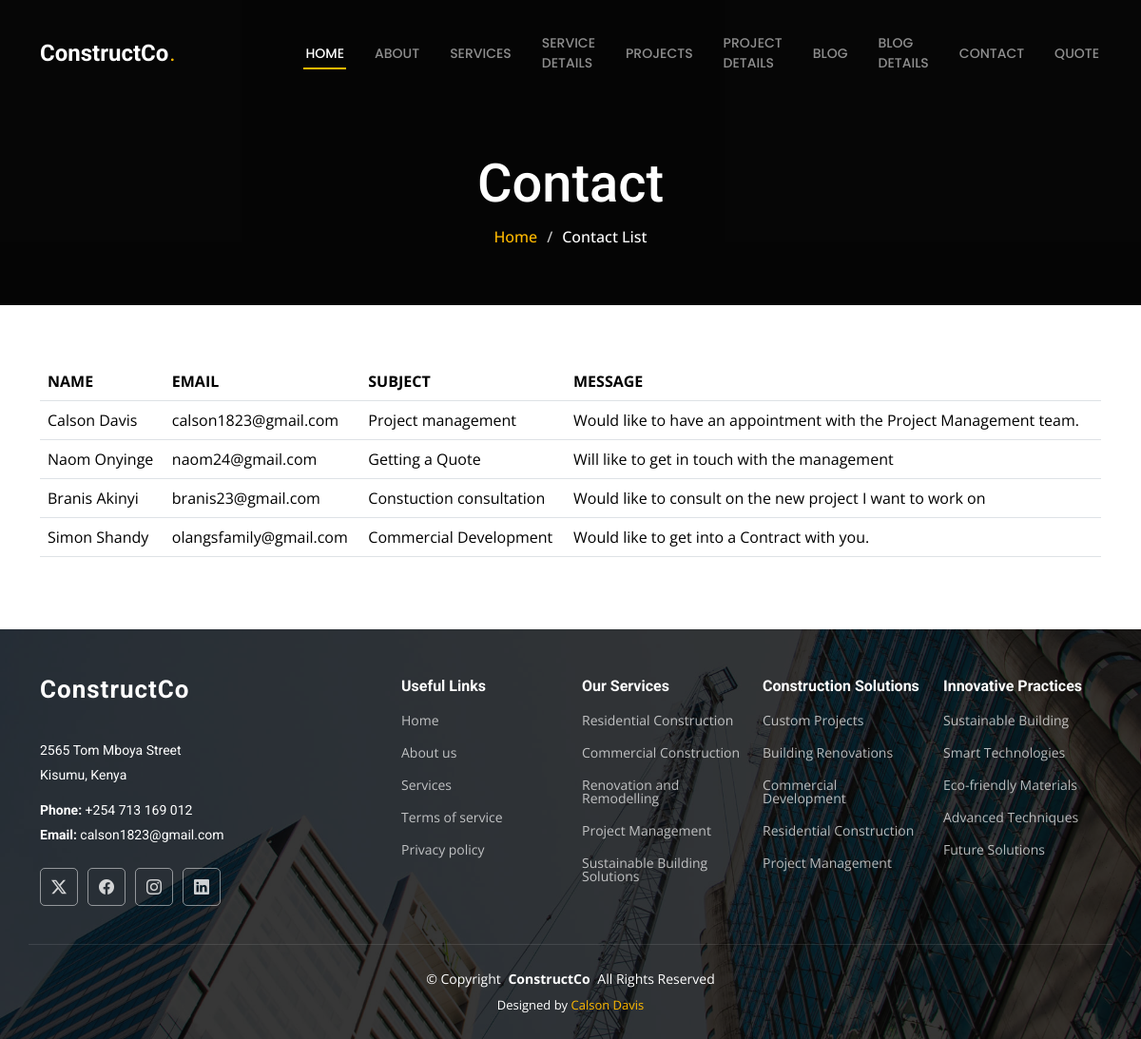
Before: /showcontact/ with the older database file.
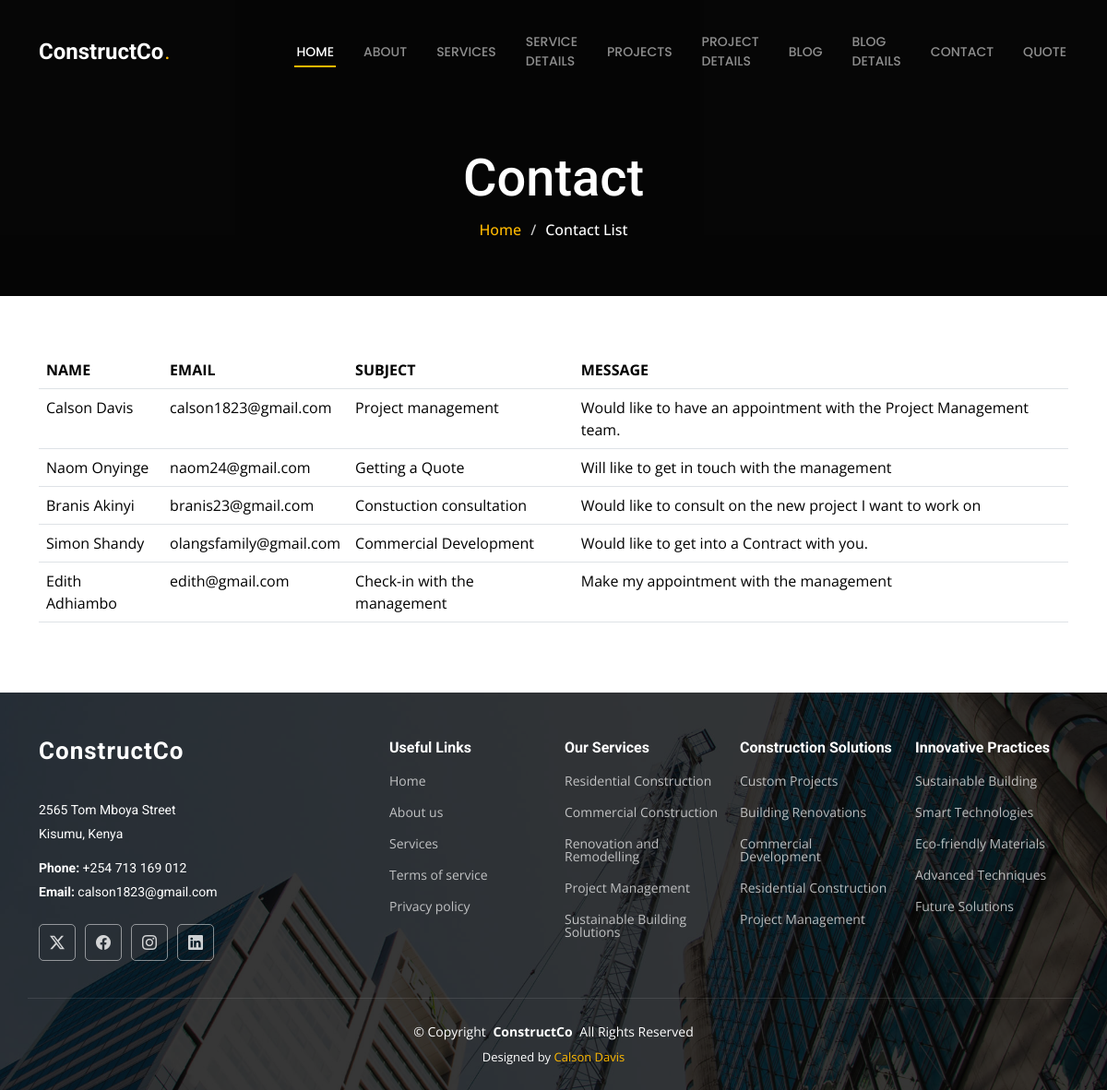
After: the same page with the newer database file.
### coreapp/models.py (models this page shows, shortened)
class Contact(models.Model):
    name = models.CharField(max_length=20)
    email = models.EmailField()
    subject = models.CharField(max_length=100)
    message = models.TextField()

### coreapp/views.py (the view)
# urls.py: path('showcontact/', views.showcontact, name='showcontact'),
def showcontact(request):
    allcontacts = Contact.objects.all()
    return render(request, 'showcontact.html', {"contact": allcontacts})

### templates/showcontact.html
{% extends 'starter-page.html' %}
{% load static %}
{% block body %}
    <table class="table">
        <tr>
            <th>NAME</th>
            <th>EMAIL</th>
            <th>SUBJECT</th>
            <th>MESSAGE</th>
        </tr>
        {% for x in contact %}
            <tr>
                <td>{{ x.name }}</td>
                <td>{{ x.email }}</td>
                <td>{{ x.subject }}</td>
                <td>{{ x.message }}</td>
            </tr>
        {% endfor %}
    </table>
{% endblock %}

### templates/starter-page.html (shortened to what this page needs)
<!DOCTYPE html>
<html lang="en">
<head>
    {% load static %}
  <link href="{% static 'assets/vendor/bootstrap/css/bootstrap.min.css' %}" rel="stylesheet">
  <link href="{% static 'assets/vendor/bootstrap-icons/bootstrap-icons.css' %}" rel="stylesheet">
  <link href="{% static 'assets/vendor/aos/aos.css' %}" rel="stylesheet">
  <link href="{% static 'assets/vendor/fontawesome-free/css/all.min.css' %}" rel="stylesheet">
  <link href="{% static 'assets/vendor/glightbox/css/glightbox.min.css' %}" rel="stylesheet">
  <link href="{% static 'assets/vendor/swiper/swiper-bundle.min.css' %}" rel="stylesheet">
  <link href="{% static 'assets/css/main.css' %}" rel="stylesheet">
</head>
<body class="starter-page-page">
  <header id="header" class="header d-flex align-items-center fixed-top">
    <div class="container-fluid container-xl position-relative d-flex align-items-center justify-content-between">
      <a href="index.html" class="logo d-flex align-items-center">
        <h1 class="sitename">ConstructCo</h1> <span>.</span>
      </a>
      <nav id="navmenu" class="navmenu">
        <ul>
          <li><a href="{% url 'index' %}" class="active">Home</a></li>
          <li><a href="{% url 'about' %}">About</a></li>
          <li><a href="{% url 'services' %}">Services</a></li>
          <li><a href="{% url 'service-details' %}">Service<br>Details</a></li>
          <li><a href={% url 'projects' %}>Projects</a></li>
          <li><a href="{% url 'project-details' %}">Project<br>Details</a></li>
          <li><a href={% url 'blog' %}>Blog</a></li>
          <li><a href="{% url 'blog-details' %}">Blog<br>Details</a></li>
          <li><a href="{% url 'contact' %}">Contact</a></li>
          <li><a href="{% url 'quote-request' %}">Quote</a></li>
        </ul>
      </nav>
    </div>
  </header>
  <main class="main">
    <div class="page-title dark-background" style="background-image: {% static 'assets/img/page-title-bg.jpg' %};">
      <div class="container position-relative">
        <h1>Contact</h1>
        <nav class="breadcrumbs">
          <ol>
            <li><a href="{% url 'index' %}">Home</a></li>
            <li class="current">Contact List</li>
          </ol>
        </nav>
      </div>
    </div>
    <section id="starter-section" class="starter-section section">
      <div class="container" data-aos="fade-up">
          {% block body %}
          {% endblock %}
      </div>
    </section>
  </main>
<footer id="footer" class="footer dark-background">
    <div class="container footer-top">
      <div class="row gy-4">
        <div class="col-lg-4 col-md-6 footer-about">
          <a href="index.html" class="logo d-flex align-items-center">
            <span class="sitename">ConstructCo</span>
          </a>
          <div class="footer-contact pt-3">
            <p>2565 Tom Mboya Street</p>
            <p>Kisumu, Kenya</p>
            <p class="mt-3"><strong>Phone:</strong> <span>+254 713 169 012</span></p>
            <p><strong>Email:</strong> <span>calson1823@gmail.com</span></p>
          </div>
          <div class="social-links d-flex mt-4">
            <a href=""><i class="bi bi-twitter-x"></i></a>
            <a href=""><i class="bi bi-facebook"></i></a>
            <a href=""><i class="bi bi-instagram"></i></a>
            <a href=""><i class="bi bi-linkedin"></i></a>
          </div>
        </div>
        <div class="col-lg-2 col-md-3 footer-links">
          <h4>Useful Links</h4>
          <ul>
            <li><a href="#">Home</a></li>
            <li><a href="#">About us</a></li>
            <li><a href="#">Services</a></li>
            <li><a href="#">Terms of service</a></li>
            <li><a href="#">Privacy policy</a></li>
          </ul>
        </div>
        <div class="col-lg-2 col-md-3 footer-links">
          <h4>Our Services</h4>
          <ul>
            <li><a href="#">Residential Construction</a></li>
            <li><a href="#">Commercial Construction</a></li>
            <li><a href="#">Renovation and Remodelling</a></li>
            <li><a href="#">Project Management</a></li>
            <li><a href="#">Sustainable Building Solutions</a></li>
          </ul>
        </div>
        <div class="col-lg-2 col-md-3 footer-links">
          <h4>Construction Solutions</h4>
          <ul>
            <li><a href="#">Custom Projects</a></li>
            <li><a href="#">Building Renovations</a></li>
            <li><a href="#">Commercial Development</a></li>
            <li><a href="#">Residential Construction</a></li>
            <li><a href="#">Project Management</a></li>
          </ul>
        </div>
        <div class="col-lg-2 col-md-3 footer-links">
          <h4>Innovative Practices</h4>
          <ul>
            <li><a href="#">Sustainable Building</a></li>
            <li><a href="#">Smart Technologies</a></li>
            <li><a href="#">Eco-friendly Materials</a></li>
            <li><a href="#">Advanced Techniques</a></li>
            <li><a href="#">Future Solutions</a></li>
          </ul>
        </div>
      </div>
    </div>
    <div class="container copyright text-center mt-4">
      <p>© <span>Copyright</span> <strong class="px-1 sitename">ConstructCo</strong> <span>All Rights Reserved</span></p>
      <div class="credits">
        Designed by <a href="https://bootstrapmade.com/">Calson Davis</a>
      </div>
    </div>
  </footer>
</body>
</html>

Changed rows visible on the page:
added Contact: name "Edith Adhiambo", email "edith@gmail.com", subject "Check-in with the management", message "Make my appointment with the management"
